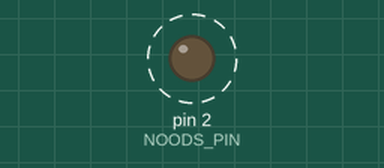
The sketch below on a simulated Arduino Uno, built with avr-gcc and run on an emulated ATmega328P. Shown: output pins drawn as LEDs (lit = HIGH). Dashed ring = blinking.

Above: at 0.2 s.
Timing chart, 0 to 5.0 s (numbered marks = the images above):
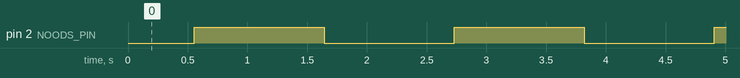

The sketch:

noods_filament_test.ino
```cpp
const int NOODS_PIN = 2;    // RED pin of the LED to PWM pin 4
const int NOODS_UPDATE_RATE = 20;
int brightness = 0; // LED brightness
int increment = 5;  // brightness increment
long timer;

void setup()
{
  pinMode(NOODS_PIN, OUTPUT);
  Serial.begin(115200);

  timer = millis();
}

void loop()
{
  if ((millis() - timer > NOODS_UPDATE_RATE)) {
    brightness = brightness + increment;  // increment brightness for next loop iteration

    if (brightness <= 0 || brightness >= 255)    // reverse the direction of the fading
    {
      increment = -increment;
    }
    brightness = constrain(brightness, 0, 255);
    analogWrite(NOODS_PIN, brightness);
    timer = millis();
  }
}
```

Measured:
- by itself, pin 2 (NOODS_PIN): alternates HIGH for 1.1 s and LOW for 1.1 s
